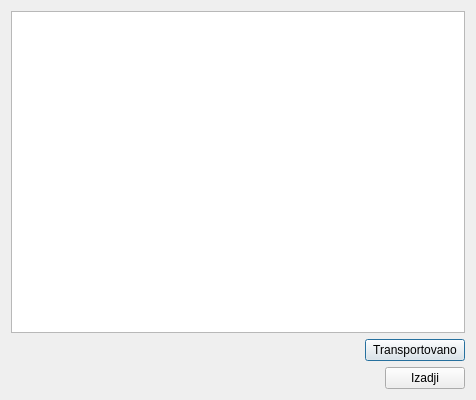
<?xml version="1.0" encoding="UTF-8"?>
<ui version="4.0">
 <class>Transport</class>
 <widget class="QDialog" name="Transport">
  <property name="geometry">
   <rect>
    <x>0</x>
    <y>0</y>
    <width>476</width>
    <height>400</height>
   </rect>
  </property>
  <property name="windowTitle">
   <string>Transport</string>
  </property>
  <layout class="QVBoxLayout" name="verticalLayout">
   <item>
    <widget class="QTreeView" name="treeStavke"/>
   </item>
   <item>
    <layout class="QHBoxLayout" name="horizontalLayout">
     <item>
      <spacer name="horizontalSpacer">
       <property name="orientation">
        <enum>Qt::Horizontal</enum>
       </property>
       <property name="sizeHint" stdset="0">
        <size>
         <width>40</width>
         <height>20</height>
        </size>
       </property>
      </spacer>
     </item>
     <item>
      <widget class="QPushButton" name="bttransport">
       <property name="minimumSize">
        <size>
         <width>100</width>
         <height>0</height>
        </size>
       </property>
       <property name="text">
        <string>Transportovano</string>
       </property>
      </widget>
     </item>
    </layout>
   </item>
   <item>
    <layout class="QHBoxLayout" name="horizontalLayout_2">
     <item>
      <spacer name="horizontalSpacer_2">
       <property name="orientation">
        <enum>Qt::Horizontal</enum>
       </property>
       <property name="sizeHint" stdset="0">
        <size>
         <width>40</width>
         <height>20</height>
        </size>
       </property>
      </spacer>
     </item>
     <item>
      <widget class="QPushButton" name="pushButton">
       <property name="text">
        <string>Izadji</string>
       </property>
      </widget>
     </item>
    </layout>
   </item>
  </layout>
 </widget>
 <resources/>
 <connections/>
</ui>
